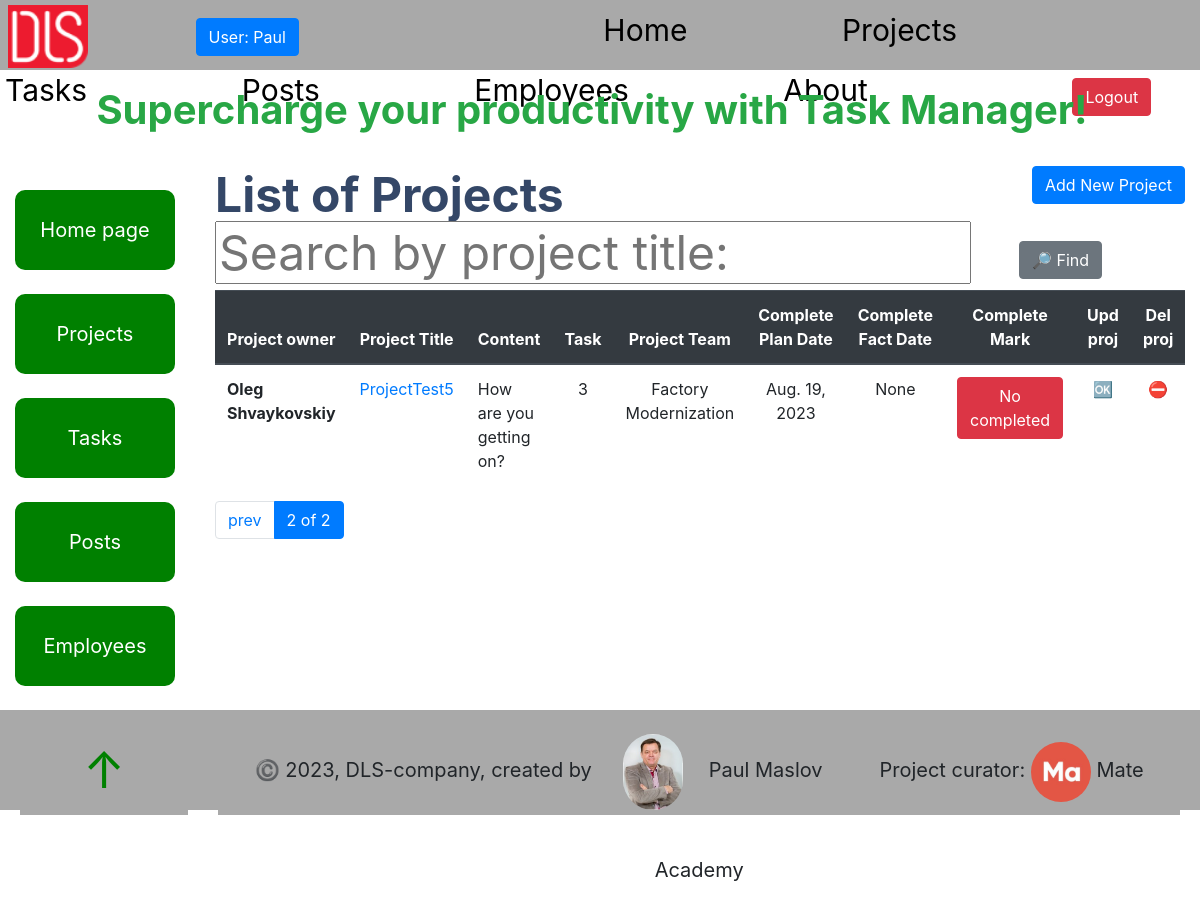
Before: /projects/?page=2 (signed in) with the older database file.
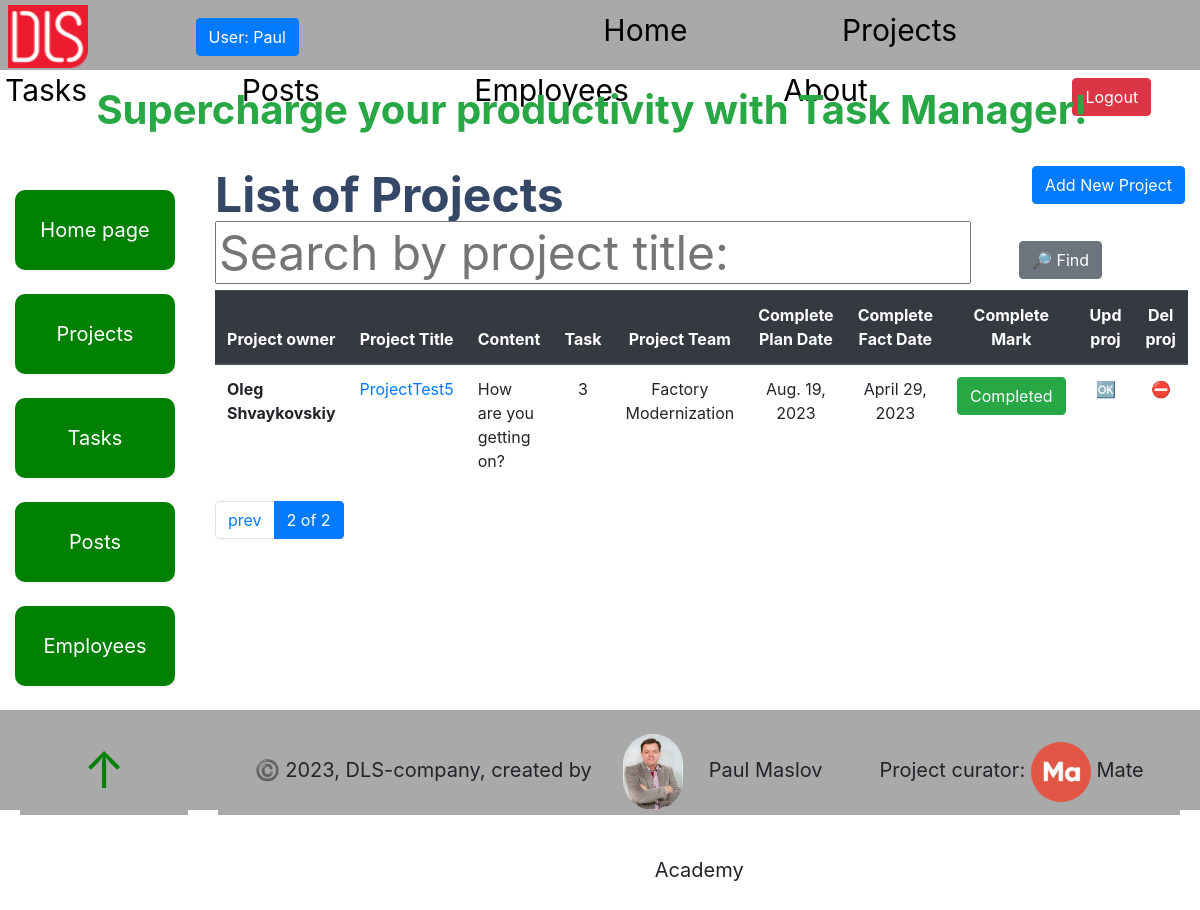
After: the same page with the newer database file.
### task_manager/models.py (models this page shows, shortened)
class Project(models.Model):
    name = models.CharField(max_length=255)
    description = models.TextField(null=True, blank=True)
    created_time = models.DateTimeField(auto_now_add=True)
    deadline = models.DateField(null=True, blank=True)
    fact_date = models.DateField(null=True, blank=True)
    is_completed = models.BooleanField()
    owner = models.ForeignKey(
        Employee,
        on_delete=models.CASCADE,
        related_name="project",
    )
    team = models.ForeignKey(
        Team,
        on_delete=models.CASCADE,
    )
    project_type = models.ForeignKey(
        ProjectType,
        on_delete=models.CASCADE,
    )
    class Meta:
        ordering = ["deadline"]

class Employee(AbstractUser, ModelMeta):
    photo = models.ImageField(upload_to="static/foto_users/", blank=True)
    position = models.ForeignKey(
        Position,
        null=True,
        blank=True,
        on_delete=models.CASCADE,
        related_name="employees"
    )
    class Meta:
        ordering = ["username"]
        verbose_name = "employee"
        verbose_name_plural = "employees"
    _metadata = {
           'photo': 'get_meta_photo',
    }

class Team(models.Model):
    name = models.CharField(max_length=50, null=True, blank=True)
    employees = models.ManyToManyField(Employee, related_name="teams")
    class Meta:
        ordering = ["name"]

### task_manager/views.py (the view)
# urls.py: path("projects/", ProjectListView.as_view(), name="project-list"),
class ProjectListView(LoginRequiredMixin, generic.ListView):
    model = Project
    paginate_by = 5
    queryset = Project.objects.select_related(
        "project_type",
        "owner"
    ).prefetch_related(
       "team",
       "task",
    ).order_by("deadline")
    def get_context_data(self, *, object_list=None, **kwargs):
        context = super(ProjectListView, self).get_context_data(**kwargs)
        name = self.request.GET.get("name", "")
        context["search_form"] = ProjectSearchForm(
            initial={"name": name}
        )
        return context
    def get_queryset(self):
        queryset = Project.objects.all()
        form = ProjectSearchForm(self.request.GET)
        if form.is_valid():
            return queryset.filter(
                name__icontains=form.cleaned_data["name"]
            )
        return queryset

### task_manager/forms.py
class ProjectSearchForm(forms.Form):
    name = forms.CharField(
        max_length=70,
        required=False,
        label="",
        widget=forms.TextInput(
            attrs={"placeholder": "Search by project title:"}
        )
    )

### task_manager/templatetags/query_transform.py (called while the page is built)
@register.simple_tag
def query_transform(request, **kwargs):
    updated = request.GET.copy()
    for key, value in kwargs.items():
        if value is not None:
            updated[key] = value
        else:
            updated.pop(key, 0)
    return updated.urlencode()

### templates/task_manager/project_list.html
{%  extends "base.html" %}
{% block content %}
  <h1>
    <strong>List of Projects</strong>
    <a
      class="btn btn-primary"
      style="float: right"
      href="{% url 'task_manager:project-create'%}">
      Add New Project
    </a>
    <span>
      {% block search %}
        {% include "includes/search.html" %}
      {% endblock %}
    </span>
  </h1>
  <table class="table">
    <thead class="thead-dark">
      <tr class="text-center">
        <th scope="col">Project owner</th>
        <th scope="col">Project Title</th>
        <th scope="col">Content</th>
        <th scope="col">Task</th>
        <th scope="col">Project Team</th>
        <th scope="col">Complete Plan Date</th>
        <th scope="col">Complete Fact Date</th>
        <th scope="col">Complete Mark</th>
        <th scope="col">Upd proj</th>
        <th scope="col">Del proj</th>
      </tr>
    </thead>
    <tbody>
    {% for project in project_list %}
      <tr>
        <th scope="row">
          {{ project.owner.first_name }} {{ project.owner.last_name }}
        </th>
        <td><a href="{%  url 'task_manager:project-detail' pk=project.id %}">{{ project.name }}</a></td>
        <td>{{ project.description }}</td>
        <td class="text-center">{{ project.task.all.count }}</td>
        <td class="text-center">{{ project.team.name }}</td>
        <td class="text-center">{{ project.deadline }}</td>
        <td class="text-center">{{ project.fact_date }}</td>
        <td class="text-center">
        {% if project.is_completed %}
          <a
            class="btn btn-success"
            href="{% url 'task_manager:project-detail' pk=project.id  %}">
            Completed
          </a>
          {% else %}
           <a
            class="btn btn-danger"
            href="{% url 'task_manager:project-detail' pk=project.id  %}">
            No completed
          </a>
        {% endif %}
        </td>
        <td class="text-center">
          <a
            href="{% url 'task_manager:project-update' pk=project.id %}">
            🆗
          </a>
        </td>
        <td class="text-center">
          <a
            href="{% url 'task_manager:project-delete' pk=project.id %}">
            ⛔️
          </a>
        </td>
      </tr>
    {% endfor %}
    </tbody>
  </table>
{% endblock %}

Changed rows visible on the page:
changed Project "ProjectTest5": fact_date "None" → "April 29, 2023"; is_completed "No completed" → "Completed"
